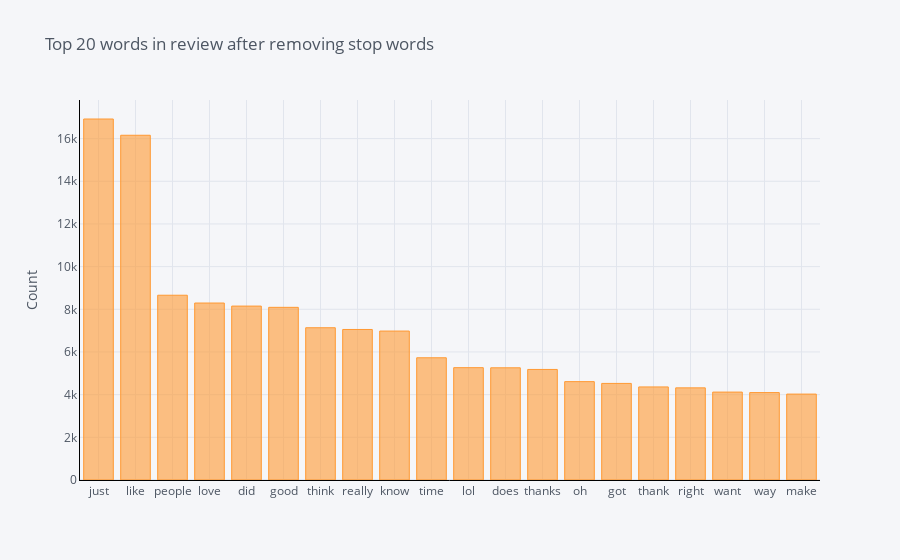

The cell this chart's notebook holds for it:
### Code cell
def get_top_n_word(corpus, n=None):
    vec = CountVectorizer(stop_words = 'english').fit(corpus)
    bag_of_words = vec.transform(corpus)
    sum_words = bag_of_words.sum(axis=0) 
    words_freq = [(word, sum_words[0, idx]) for word, idx in vec.vocabulary_.items()]
    words_freq =sorted(words_freq, key = lambda x: x[1], reverse=True)
    return words_freq[:n]
common_words = get_top_n_word(df['text'], 20)
tup = []
for word, freq in common_words:
    tup.append((word, freq))
    
    
kf = pd.DataFrame(tup,columns=['word', 'freaquency'])
kf.to_csv('output/uni-gram_without_stop_words.csv',index=False)
df2 = pd.DataFrame(common_words, columns = ['ReviewText' , 'count'])
df2.groupby('ReviewText').sum()['count'].sort_values(ascending=False).iplot(
    kind='bar', yTitle='Count', linecolor='black', title='Top 20 words in review after removing stop words')

### Figure 1 — Plotly figure (JSON) as saved in the notebook; plotly's stock layout.template omitted (floating-point values rounded to 4 significant figures)
{"data": [{"marker": {"color": "rgba(255, 153, 51, 0.6)", "line": {"color": "rgba(255, 153, 51, 1.0)", "width": 1}}, "name": "count", "orientation": "v", "text": "", "type": "bar", "x": ["just", "like", "people", "love", "did", "good", "think", "really", "know", "time", "lol", "does", "thanks", "oh", "got", "thank", "right", "want", "way", "make"], "y": [16919, 16157, 8660, 8294, 8151, 8092, 7136, 7055, 6981, 5728, 5265, 5258, 5181, 4610, 4527, 4362, 4318, 4120, 4097, 4027]}], "layout": {"legend": {"bgcolor": "#F5F6F9", "font": {"color": "#4D5663"}}, "paper_bgcolor": "#F5F6F9", "plot_bgcolor": "#F5F6F9", "title": {"font": {"color": "#4D5663"}, "text": "Top 20 words in review after removing stop words"}, "xaxis": {"gridcolor": "#E1E5ED", "linecolor": "black", "showgrid": true, "tickfont": {"color": "#4D5663"}, "title": {"font": {"color": "#4D5663"}, "text": ""}, "zerolinecolor": "#E1E5ED"}, "yaxis": {"gridcolor": "#E1E5ED", "linecolor": "black", "showgrid": true, "tickfont": {"color": "#4D5663"}, "title": {"font": {"color": "#4D5663"}, "text": "Count"}, "zerolinecolor": "#E1E5ED"}}}
